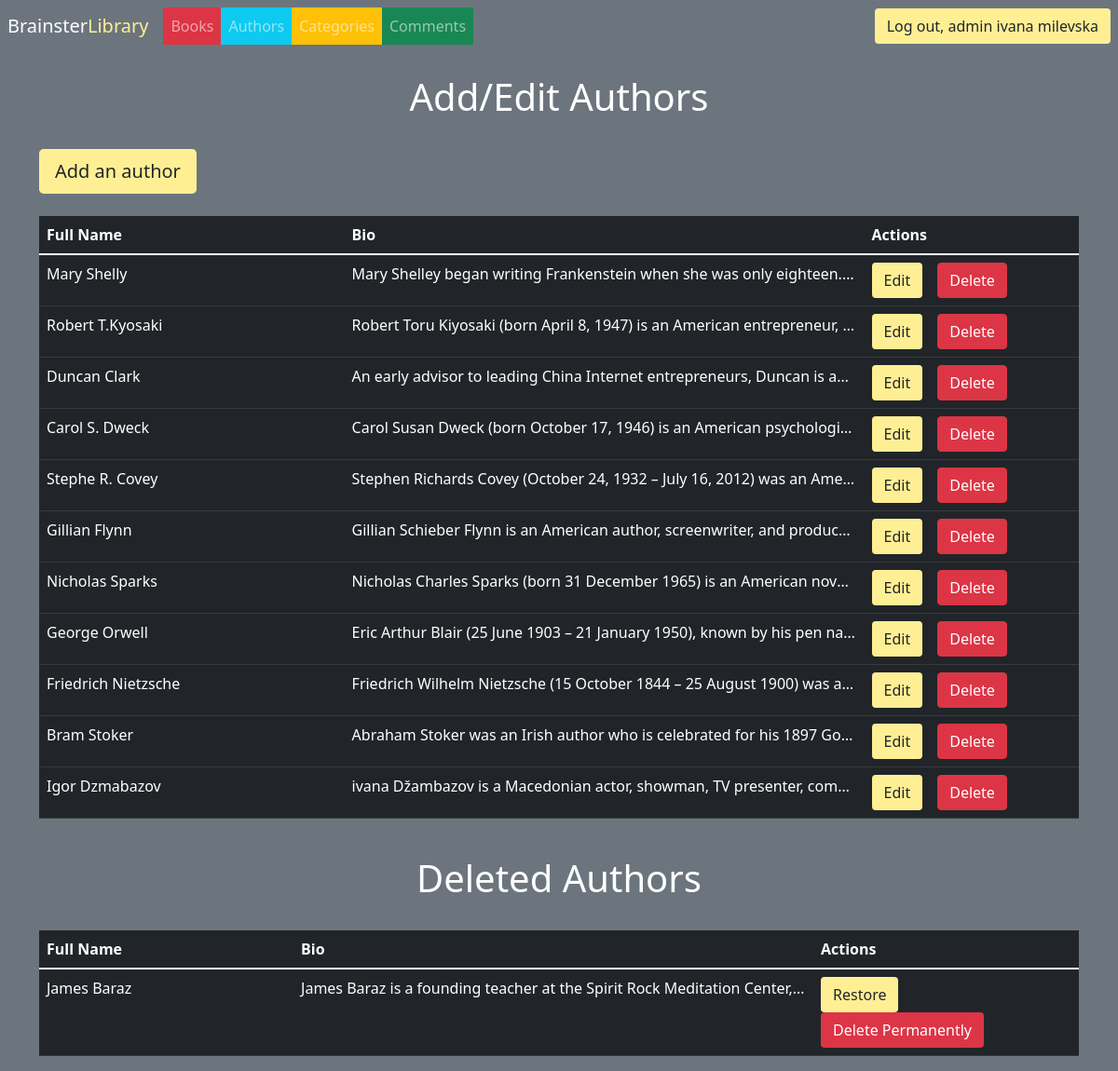
Screenshot of /pages/authors.php (signed in) with the database file from the repository.
### tables this page shows
CREATE TABLE `authors` (
  `id` int(11) NOT NULL,
  `first_name` varchar(255) NOT NULL,
  `last_name` varchar(255) NOT NULL,
  `bio` varchar(1024) NOT NULL,
  `is_deleted` tinyint(1) NOT NULL DEFAULT 0
);

### functions.php (called while the page is built, shortened)
<?php
function getAllAuthors($con)
{
  $sql = "SELECT authors.id, CONCAT(authors.first_name,' ',authors.last_name) AS name, authors.bio FROM authors WHERE authors.is_deleted = 0";
  $stmt = $con->prepare($sql);
  $stmt->execute();
  if ($stmt->rowCount() > 0) {
    $authors = $stmt->fetchAll();
  } else {
    $authors = 0;
  }
  return $authors;
}
function getAllDeletedAuthors($con)
{
  $sql = "SELECT authors.id, CONCAT(authors.first_name,' ',authors.last_name) AS name, authors.bio FROM authors WHERE authors.is_deleted = 1";
  $stmt = $con->prepare($sql);
  $stmt->execute();
  if ($stmt->rowCount() > 0) {
    $authors = $stmt->fetchAll();
  } else {
    $authors = 0;
  }
  return $authors;
}
function asset($location)
{
  $path = [APP_URL, "assets", $location];
  foreach ($path as $key => $part) {
    $path[$key] = trim($part, "/",);
  }
  return implode("/", $path);
}
function route($route, $id = null)
{
  global $appRoutes;
  return str_replace("{ID}", $id, $appRoutes[$route]) ?? "";
}
function auth()
{
  return isset($_SESSION['user']);
}
function admin()
{
  if (isset($_SESSION['user']) && $_SESSION['user']['role_id'] == 2) {
    return true;
  } else {
    return false;
  }
}

### routes.php (called while the page is built, shortened)
<?php
$appUrl = trim(APP_URL, "/") . "/";
$appRoutes = [
    'home' => $appUrl . "pages/index.php",
    'login' => $appUrl . "pages/login.php",
    'register' => $appUrl . "pages/register.php",
    'book' => $appUrl . "pages/book.php?id={ID}",
    '404' => $appUrl . "pages/404.html",
    'logout' => $appUrl . "actions/logout.php",
    'authors' => $appUrl . "pages/authors.php",
    'categories' => $appUrl . "pages/categories.php",
    'books' => $appUrl . "pages/books.php",
    'reviews' => $appUrl . "pages/reviews.php",
    'createCategory' => $appUrl . "pages/categories/create.php",
    'addCategory' => $appUrl . "actions/categories/store.php",
    'editCategory' => $appUrl . "pages/categories/edit.php?id={ID}",
    'updateCategory' => $appUrl . "actions/categories/update.php?id={ID}",
    'deleteCategory' => $appUrl . "actions/categories/delete.php?id={ID}",
    'restoreCategory' => $appUrl . "actions/categories/restore.php?id={ID}",
    'deleteCategoryPerm' => $appUrl . "actions/categories/deletePerm.php?id={ID}",
    'createAuthor' => $appUrl . "pages/authors/create.php",
    'addAuthor' => $appUrl . "actions/authors/store.php",
    'editAuthor' => $appUrl . "pages/authors/edit.php?id={ID}",
    'updateAuthor' => $appUrl . "actions/authors/update.php?id={ID}",
    'deleteAuthor' => $appUrl . "actions/authors/delete.php?id={ID}",
    'restoreAuthor' => $appUrl . "actions/authors/restore.php?id={ID}",
    'deleteAuthorPerm' => $appUrl . "actions/authors/deletePerm.php?id={ID}",
    'createBook' => $appUrl . "pages/books/create.php",
    'addBook' => $appUrl . "actions/books/store.php",
    'editBook' => $appUrl . "pages/books/edit.php?id={ID}",
    'updateBook' => $appUrl . "actions/books/update.php?id={ID}",
    'deleteBook' => $appUrl . "actions/books/delete.php?id={ID}",
    'deleteBookPerm' => $appUrl . "actions/books/deletePerm.php?id={ID}",
    'restoreBook' => $appUrl . "actions/books/restore.php?id={ID}",
    'addReview' => $appUrl . "actions/reviews/store.php?id={ID}",
    'deleteReview' => $appUrl . "actions/reviews/delete.php?id={ID}",
    'deleteReviewPerm' => $appUrl . "actions/reviews/deletePerm.php?id={ID}",
    'approveReview' => $appUrl . "actions/reviews/approve.php?id={ID}",
    'rejectReview' => $appUrl . "actions/reviews/reject.php?id={ID}",
    'storeNote' => $appUrl . "actions/notes/store.php?id={ID}"
];

### pages/authors.php (the view, shortened to what this page needs)
<?php
require_once __DIR__ . '/../layouts/header.php';
require_once __DIR__ . '/../layouts/nav.php';
$authors = getAllAuthors($conn);
$delAuthors = getAllDeletedAuthors($conn);
?>
<div class="container">
    <h1 class="text-white text-center mt-4">Add/Edit Authors</h1>
    <a href="<?= route('createAuthor') ?>" class="btn btn-lg bg-warmyellow mt-4">Add an author</a>
    <div class="table-responsive">
        <table class="table table-dark mt-4">
            <thead>
                <tr>
                    <th scope="col">Full Name</th>
                    <th scope="col">Bio</th>
                    <th scope="col">Actions</th>
                </tr>
            </thead>
            <tbody>
                <?php foreach ($authors as $author) {
                    echo "
                <tr>
                    <td>{$author['name']}</td>
                    <td class='w-50 text-truncate' style='max-width:5rem;'>{$author['bio']}</td>
                    <td style='max-width: 7rem;'><a href='" . route('editAuthor',$author['id']) . "' class='btn bg-warmyellow me-3'>Edit</a><a href='" . route('deleteAuthor', $author['id']) . "' class='btn btn-danger deleteBtn'>Delete</a></td>
                </tr>
                ";
                } ?>
            </tbody>
        </table>
    </div>
    <h1 class="text-white text-center mt-4">Deleted Authors</h1>
    <div class="table-responsive">
        <table class="table table-dark mt-4">
            <thead>
                <tr>
                    <th scope="col">Full Name</th>
                    <th scope="col">Bio</th>
                    <th scope="col">Actions</th>
                </tr>
            </thead>
            <tbody>
                <?php
                if ($delAuthors > 0) {
                    foreach ($delAuthors as $delAuthor) {
                        echo "
                        <tr>
                            <td>{$delAuthor['name']}</td>
                            <td class='w-50 text-truncate' style='max-width:5rem;'>{$delAuthor['bio']}</td>
                            <td style='max-width: 7rem;'><a href='" . route('restoreAuthor',$delAuthor['id']) . "' class='btn bg-warmyellow me-3'>Restore</a><a href='" . route('deleteAuthorPerm', $delAuthor['id']) . "' class='btn text-white bg-danger deleteBtnPerm'>Delete Permanently</a></td>
                        </tr>
                        ";
                        }
                    } else {
                        echo "
                        <tr>
                            <td class='w-75' colspan='3'>There are no deleted authors.</td>
                        </tr>
                        ";
                    }
                ?>
            </tbody>
        </table>
    </div>
</div>
<?php
require_once __DIR__ . '/../layouts/footer.php';
?>

### layouts/header.php (shortened to what this page needs)
<!DOCTYPE html>
<html>
<head>
  <link rel="stylesheet" href="<?= asset("bootstrap-5.1.3-dist/css/bootstrap.min.css") ?>">
  <link rel="stylesheet" href="<?= asset("style.css") ?>">
  <link href="https://maxcdn.bootstrapcdn.com/font-awesome/4.1.0/css/font-awesome.min.css" rel="stylesheet">
</head>
<body class="bg-secondary">
    <?php
    require_once __DIR__ . '/nav.php';
    ?>

### layouts/nav.php (shortened to what this page needs)
<nav class="navbar navbar-expand-lg navbar-dark bg-secondary px-2">
    <a class="navbar-brand" href="<?= route("home"); ?>">Brainster<span class="text-warmyellow">Library</span><i class="fa-solid fa-books"></i></a>
    <div class="collapse navbar-collapse justify-content-between" id="navbarSupportedContent">
        <ul class="navbar-nav">
            <?php if (admin()) { ?>
                <li class="nav-item btn-danger text-white">
                    <a class="nav-link" href="<?= route('books') ?>">Books</a>
                </li>
                <li class="nav-item btn-info text-white">
                    <a class="nav-link" href="<?= route('authors') ?>">Authors</a>
                </li>
                <li class="nav-item btn-warning text-white text-white">
                    <a class="nav-link" href="<?= route('categories') ?>">Categories</a>
                </li>
                <li class="nav-item btn-success text-white">
                    <a class="nav-link" href="<?= route('reviews') ?>">Comments</a>
                </li>
            <?php } ?>
        </ul>
        <?php if (auth()) { ?>
            <?php if (admin()) { ?>
                <a class="btn bg-warmyellow text-dark" href="<?= route('logout') ?>">Log out, admin <?= $_SESSION['user']['first_name'] ?>  <?= $_SESSION['user']['last_name'] ?></a>
            <?php } else { ?>
                <a class="btn bg-warmyellow text-dark" href="<?= route('logout') ?>">Log out, user <?= $_SESSION['user']['first_name'] ?>  <?= $_SESSION['user']['last_name'] ?></a>
            <?php } ?>
        <?php } else {  ?>
            <a class="btn bg-warmyellow text-dark" href="<?= route('login') ?>">Sign In/Sign Up</a>
        <?php } ?>
    </div>
</nav>

### layouts/footer.php (shortened to what this page needs)
</body>
</html>

### assets/style.css (style rules this page uses)
.bg-warmyellow { background-color: rgb(255, 239, 148) !important; }
.text-warmyellow { color: rgb(255, 239, 148) !important; }

### rows the page displays
authors: name "Mary Shelly", bio "Mary Shelley began writing Frankenstein when she was only eighteen.…"
authors: name "Robert T.Kyosaki", bio "Robert Toru Kiyosaki (born April 8, 1947) is an American entrepreneur,…"
authors: name "Duncan Clark", bio "An early advisor to leading China Internet entrepreneurs, Duncan is a…"
authors: name "Carol S. Dweck", bio "Carol Susan Dweck (born October 17, 1946) is an American psychologi…"
authors: name "Stephe R. Covey", bio "Stephen Richards Covey (October 24, 1932 – July 16, 2012) was an Ame…"
authors: name "Gillian Flynn", bio "Gillian Schieber Flynn is an American author, screenwriter, and produc…"
authors: name "Nicholas Sparks", bio "Nicholas Charles Sparks (born 31 December 1965) is an American nov…"
authors: name "George Orwell", bio "Eric Arthur Blair (25 June 1903 – 21 January 1950), known by his pen na…"
authors: name "Friedrich Nietzsche", bio "Friedrich Wilhelm Nietzsche (15 October 1844 – 25 August 1900) was a…"
authors: name "Bram Stoker", bio "Abraham Stoker was an Irish author who is celebrated for his 1897 Go…"
authors: name "Igor Dzmabazov", bio "ivana Džambazov is a Macedonian actor, showman, TV presenter, com…"
authors: name "James Baraz", bio "James Baraz is a founding teacher at the Spirit Rock Meditation Center,…"

### other values shown
$_SESSION['user']['first_name'] "ivana"
$_SESSION['user']['last_name'] "milevska"
